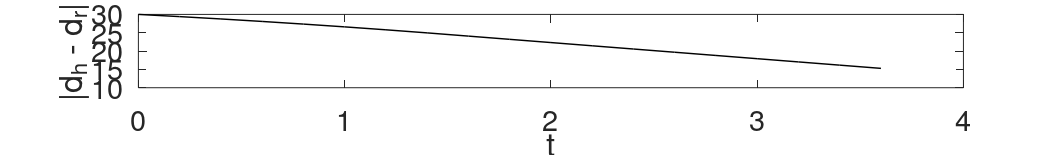
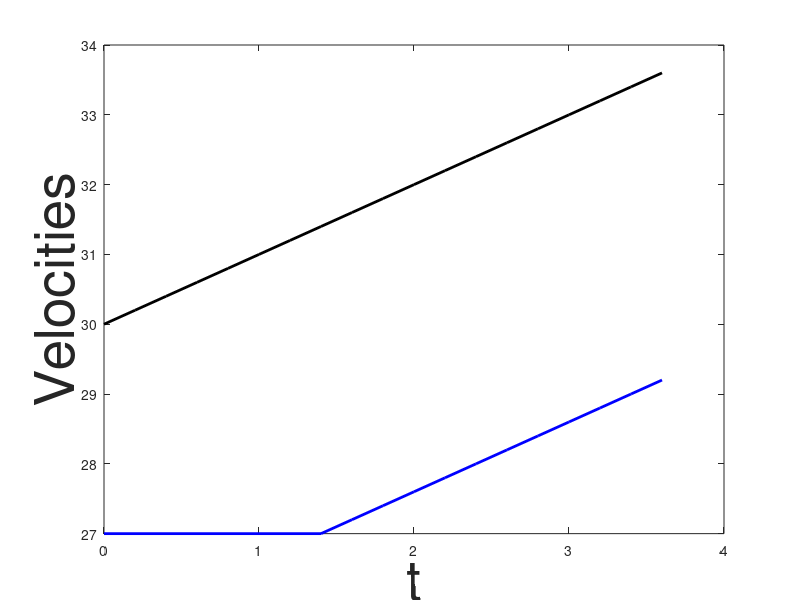

Here is the MATLAB script that generated these plots, in order: (Note: this script raises an error after producing the figures.)
close all; clear all;

SimTime = 500;
deltaT = 0.2;

MatlabSimfile_Discrete = fopen('./OutFiles/MatlabSimfile_MPC_Discrete.txt', 'r');
SimData_discrete = fscanf(MatlabSimfile_Discrete, '%f', [6 inf]);
fclose(MatlabSimfile_Discrete);
q_sim = SimData_discrete(1, :)';
x_sim = SimData_discrete(2:5, :)';
control = SimData_discrete(6, :)';
time = 0:deltaT:(deltaT*(length(q_sim)-1));

mode = {'Oblivious', 'Aggressive', 'Courteous', 'Reasonable'};
driver_mode = mode{floor(q_sim(1)/3)+1}


%%
figureposition = [0 500 2048 300]; figurelinewidth = 1.5; figurefontsize = 40; markersize = 8;
savedir = './figures/';

% draw (x_t(1) - x_t(3))
figure('Position', figureposition)
plot(time, x_sim(:, 1) - x_sim(:, 3), 'k', 'LineWidth', figurelinewidth+0.5); hold on;
%plot(x_sim(:, 3), 'b', 'LineWidth', figurelinewidth+0.5); hold on;
xlabel('t', 'FontSize', figurefontsize);
ylabel('|d_h - d_r|', 'FontSize', figurefontsize);
%title('Horizonal Distance Between Two Cars', 'FontSize', figurefontsize);hold on;
%legend('x_1(t)', 'x_2(t)', 'Location', [.9,.7,.1,.2]);
set(gca, 'FontSize', figurefontsize);
savepath = strcat(savedir, 'positions_MPC_', driver_mode, '.png');
set(gcf,'PaperPositionMode','auto'); print(gcf, '-dpng', savepath);

% draw x_t(2) and x_t(4)
figure('Position', figureposition)
plot(time, x_sim(:, 2), 'b', 'LineWidth', figurelinewidth+0.5); hold on;
plot(time, x_sim(:, 4), 'k', 'LineWidth', figurelinewidth+0.5);
xlabel('t', 'FontSize', figurefontsize); ylabel('Velocities', 'FontSize', figurefontsize);
%title('v(t)', 'FontSize', figurefontsize);hold on;
legend('v_h(t)', 'v_r(t)', 'Location', [.9,.7,.1,.2]);
set(gca, 'YLim',[20 35], 'FontSize', figurefontsize);
savepath = strcat(savedir, 'velocities_MPC_', driver_mode, '.png');
set(gcf,'PaperPositionMode','auto'); print(gcf, '-dpng', savepath);

% draw sigma(t)
figure('Position', figureposition)
plot(time, control, 'b', 'LineWidth', figurelinewidth);
xlabel('t', 'FontSize', figurefontsize); ylabel('u_r', 'FontSize', figurefontsize);
%title('\sigma (t)', 'FontSize', figurefontsize);hold on;
set(gca, 'YLim',[-1 1.1], 'FontSize', figurefontsize);
savepath = strcat(savedir, 'sigmas_MPC_', driver_mode, '.png');
set(gcf,'PaperPositionMode','auto'); print(gcf, '-dpng', savepath);

% draw all cars position
figure('Position', figureposition)
change_lane_pos = -50;
left_most_pos = -330;
length_car = 7;
width_car = 0.4;
    
plot([left_most_pos, change_lane_pos], [0, 0], 'k', 'LineWidth', figurelinewidth + 3); hold on;
plot([left_most_pos, 50], [2, 2], 'k', 'LineWidth', figurelinewidth + 3);
plot([left_most_pos, change_lane_pos], [-2, -2], 'k', 'LineWidth', figurelinewidth + 3);
plot([change_lane_pos, 0], [-2, 0], 'k', 'LineWidth', figurelinewidth + 3);
plot([0, 50], [0, 0], 'k', 'LineWidth', figurelinewidth + 3);
% title([mode{floor(q_sim(1)/3)+1} ' driver vs MPC without human model'], 'FontSize', figurefontsize);
set(gca, 'XLim', [left_most_pos 50], 'yticklabel',[], 'FontSize', figurefontsize);
drawStep = 3;
for i = 1:drawStep:size(x_sim, 1)
    rectangle('Position', [x_sim(i, 1) - length_car*0.5, 1 - width_car*0.5, length_car, width_car], ...
        'FaceColor', [1, 1, 1 - i/size(x_sim, 1)]);
    text(x_sim(i, 1) - length_car*0.5, 1 + width_car, [num2str(deltaT*(i-1)) 's'], 'FontSize', 20);
    if(x_sim(i, 3) < change_lane_pos)
        rectangle('Position', [x_sim(i, 3) - length_car*0.5, -1 - width_car*0.5, length_car, width_car], ...
            'FaceColor', [1- i/size(x_sim, 1), 1- i/size(x_sim, 1), 1- i/size(x_sim, 1)]);
        text(x_sim(i, 3) - length_car*0.5, -1 - width_car, [num2str(deltaT*(i-1)) 's'], 'FontSize', 20);
    elseif(x_sim(i, 3) >= change_lane_pos && x_sim(i, 3) < 0)
        y_tmp = - 2 / change_lane_pos * (x_sim(i, 3) - change_lane_pos/2);
        rectangle('Position', [x_sim(i, 3) - length_car*0.5, y_tmp - width_car*0.5, length_car, width_car], ...
            'FaceColor', [1- i/size(x_sim, 1), 1- i/size(x_sim, 1), 1- i/size(x_sim, 1)]);
        text(x_sim(i, 3) - length_car*0.5, y_tmp - width_car, [num2str(deltaT*(i-1)) 's'], 'FontSize', 20);
    else 
        rectangle('Position', [x_sim(i, 3) - length_car*0.5, 1 - width_car*0.5, length_car, width_car], ...
            'FaceColor', [1- i/size(x_sim, 1), 1- i/size(x_sim, 1), 1- i/size(x_sim, 1)]);
        text(x_sim(i, 3) - length_car*0.5, 1 - width_car, [num2str(deltaT*(i-1)) 's'], 'FontSize', 20);
    end
    
end
savepath = strcat(savedir, 'LaneMerging_MPC_Sim_', driver_mode, '.png');
set(gcf,'PaperPositionMode','auto'); print(gcf, '-dpng', savepath);

%%
if(0)
    
figure('Position', figureposition)
savepath = strcat(savedir, 'LaneMergingSim_MPC_', driver_mode, '.avi');
LaneMergingVideo = VideoWriter(savepath);
LaneMergingVideo.FrameRate = 20;
open(LaneMergingVideo);
for i = 1:size(x_sim, 1)
    plot([left_most_pos, change_lane_pos], [0, 0], 'k', 'LineWidth', figurelinewidth + 3); hold on;
    plot([left_most_pos, 50], [2, 2], 'k', 'LineWidth', figurelinewidth + 3);
    plot([left_most_pos, change_lane_pos], [-2, -2], 'k', 'LineWidth', figurelinewidth + 3);
    plot([change_lane_pos, 0], [-2, 0], 'k', 'LineWidth', figurelinewidth + 3);
    plot([0, 50], [0, 0], 'k', 'LineWidth', figurelinewidth + 3);
    title([mode{floor(q_sim(1)/3)+1} ' driver vs MPC without human model'], 'FontSize', figurefontsize);
    set(gca,'XLim', [left_most_pos 50], 'yticklabel',[], 'FontSize', figurefontsize);
    
    rectangle('Position', [x_sim(i, 1) - length_car*0.5, 1 - width_car*0.5, length_car, width_car], ...
        'FaceColor', 'b');
    if(x_sim(i, 3) < change_lane_pos)
        rectangle('Position', [x_sim(i, 3) - length_car*0.5, -1 - width_car*0.5, length_car, width_car], ...
            'FaceColor', 'k');
    elseif(x_sim(i, 3) >= change_lane_pos && x_sim(i, 3) < 0)
        y_tmp = - 2 / change_lane_pos * (x_sim(i, 3) - change_lane_pos/2);
        rectangle('Position', [x_sim(i, 3) - length_car*0.5, y_tmp - width_car*0.5, length_car, width_car], ...
            'FaceColor', 'k');
    else 
        rectangle('Position', [x_sim(i, 3) - length_car*0.5, 1 - width_car*0.5, length_car, width_car], ...
            'FaceColor', 'k');
    end
    hold off;
    frame = getframe(gcf);
    writeVideo(LaneMergingVideo, frame);
%     pause(1/LaneMergingVideo.FrameRate);
end

close(LaneMergingVideo);
 
    
end